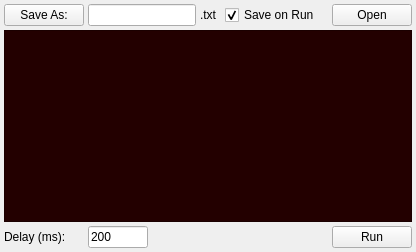
      <widget class="QWidget" name="script">
       <attribute name="title">
        <string>Script</string>
       </attribute>
       <layout class="QGridLayout" name="gridLayout_12">
        <property name="leftMargin">
         <number>4</number>
        </property>
        <property name="topMargin">
         <number>4</number>
        </property>
        <property name="rightMargin">
         <number>4</number>
        </property>
        <property name="bottomMargin">
         <number>4</number>
        </property>
        <property name="spacing">
         <number>4</number>
        </property>
        <item row="0" column="7">
         <widget class="QPushButton" name="pushButton_open_script">
          <property name="sizePolicy">
           <sizepolicy hsizetype="Maximum" vsizetype="Fixed">
            <horstretch>0</horstretch>
            <verstretch>0</verstretch>
           </sizepolicy>
          </property>
          <property name="toolTip">
           <string>Open a script from the script directory</string>
          </property>
          <property name="text">
           <string>Open</string>
          </property>
         </widget>
        </item>
        <item row="2" column="0" colspan="8">
         <widget class="QTextEdit" name="textEdit_script">
          <property name="font">
           <font>
            <family>Ubuntu Mono</family>
            <pointsize>11</pointsize>
            <weight>50</weight>
            <italic>false</italic>
            <bold>false</bold>
           </font>
          </property>
          <property name="styleSheet">
           <string notr="true">background-color: rgb(35, 0, 0);</string>
          </property>
          <property name="lineWrapMode">
           <enum>QTextEdit::NoWrap</enum>
          </property>
          <property name="html">
           <string>&lt;!DOCTYPE HTML PUBLIC &quot;-//W3C//DTD HTML 4.0//EN&quot; &quot;http://www.w3.org/TR/REC-html40/strict.dtd&quot;&gt;
&lt;html&gt;&lt;head&gt;&lt;meta name=&quot;qrichtext&quot; content=&quot;1&quot; /&gt;&lt;style type=&quot;text/css&quot;&gt;
p, li { white-space: pre-wrap; }
&lt;/style&gt;&lt;/head&gt;&lt;body style=&quot; font-family:'Ubuntu Mono'; font-size:11pt; font-weight:400; font-style:normal;&quot;&gt;
&lt;p style=&quot;-qt-paragraph-type:empty; margin-top:0px; margin-bottom:0px; margin-left:0px; margin-right:0px; -qt-block-indent:0; text-indent:0px;&quot;&gt;&lt;br /&gt;&lt;/p&gt;&lt;/body&gt;&lt;/html&gt;</string>
          </property>
         </widget>
        </item>
        <item row="3" column="0">
         <widget class="QLabel" name="label_20">
          <property name="sizePolicy">
           <sizepolicy hsizetype="Maximum" vsizetype="Preferred">
            <horstretch>0</horstretch>
            <verstretch>0</verstretch>
           </sizepolicy>
          </property>
          <property name="text">
           <string>Delay (ms):</string>
          </property>
         </widget>
        </item>
        <item row="3" column="1">
         <widget class="QLineEdit" name="lineEdit_delay">
          <property name="sizePolicy">
           <sizepolicy hsizetype="Maximum" vsizetype="Fixed">
            <horstretch>0</horstretch>
            <verstretch>0</verstretch>
           </sizepolicy>
          </property>
          <property name="maximumSize">
           <size>
            <width>60</width>
            <height>16777215</height>
           </size>
          </property>
          <property name="toolTip">
           <string>Configure default delay between sends</string>
          </property>
          <property name="text">
           <string>200</string>
          </property>
         </widget>
        </item>
        <item row="0" column="0">
         <widget class="QPushButton" name="pushButton_save_as_script">
          <property name="text">
           <string>Save As:</string>
          </property>
         </widget>
        </item>
        <item row="0" column="1">
         <widget class="QLineEdit" name="lineEdit_save_as_script">
          <property name="sizePolicy">
           <sizepolicy hsizetype="MinimumExpanding" vsizetype="Fixed">
            <horstretch>0</horstretch>
            <verstretch>0</verstretch>
           </sizepolicy>
          </property>
          <property name="toolTip">
           <string>Save as filename</string>
          </property>
         </widget>
        </item>
        <item row="0" column="2">
         <widget class="QLabel" name="label_22">
          <property name="sizePolicy">
           <sizepolicy hsizetype="Maximum" vsizetype="Preferred">
            <horstretch>0</horstretch>
            <verstretch>0</verstretch>
           </sizepolicy>
          </property>
          <property name="text">
           <string>.txt</string>
          </property>
         </widget>
        </item>
        <item row="0" column="4">
         <widget class="QCheckBox" name="checkBox_save_on_run">
          <property name="toolTip">
           <string>Save the script each time it is run.</string>
          </property>
          <property name="text">
           <string>Save on Run</string>
          </property>
          <property name="checked">
           <bool>true</bool>
          </property>
         </widget>
        </item>
        <item row="3" column="7">
         <widget class="QPushButton" name="pushButton_run_script">
          <property name="sizePolicy">
           <sizepolicy hsizetype="Maximum" vsizetype="Fixed">
            <horstretch>0</horstretch>
            <verstretch>0</verstretch>
           </sizepolicy>
          </property>
          <property name="toolTip">
           <string>Execute the script</string>
          </property>
          <property name="text">
           <string>Run</string>
          </property>
         </widget>
        </item>
       </layout>
      </widget>
